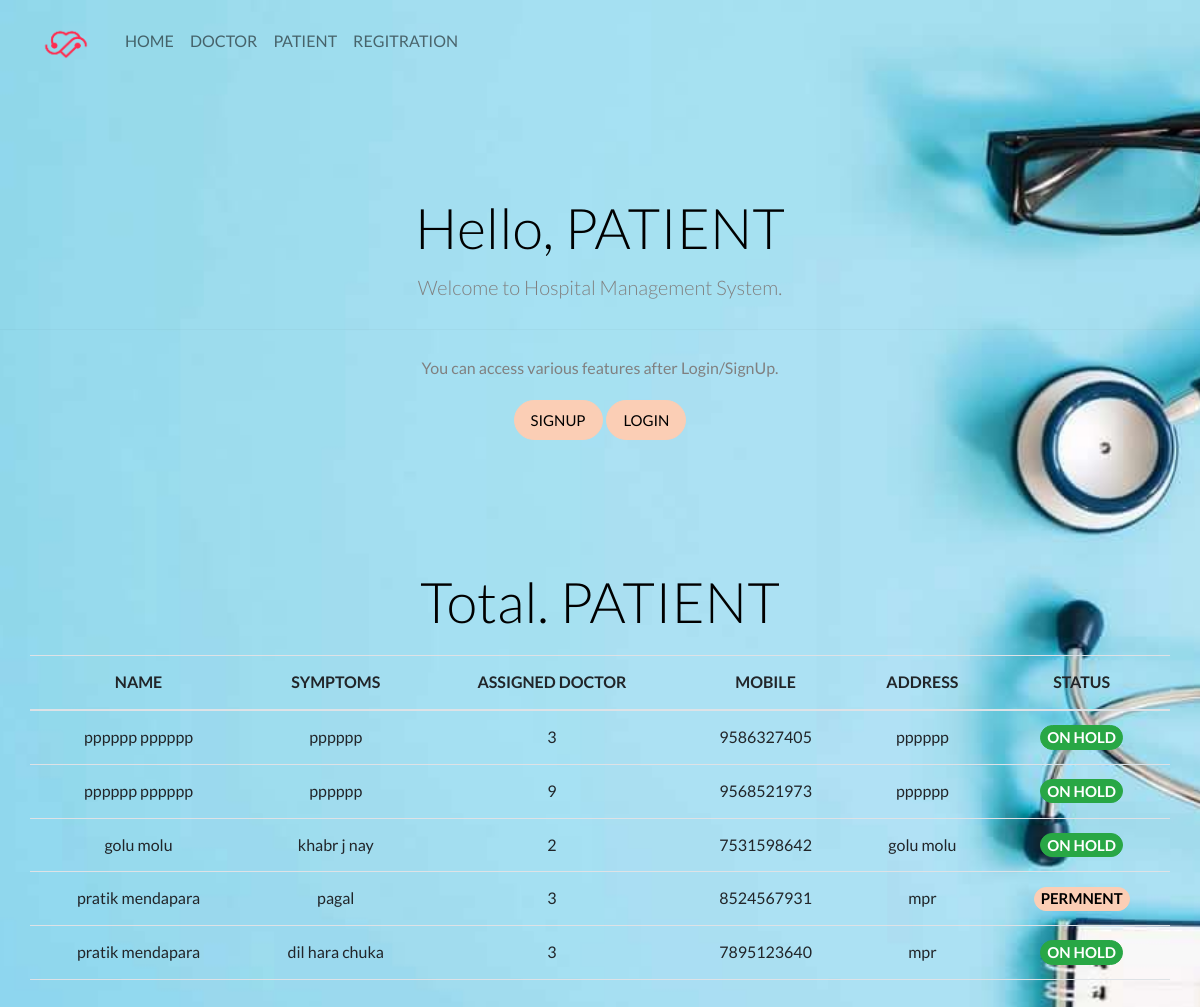
Screenshot of /patientclick with the database file from the repository.
### home/models.py (models this page shows, shortened)
class Patient(models.Model):
    user = models.OneToOneField(User, on_delete=models.CASCADE)
    profile_pic = models.ImageField(
        upload_to='profile_pic/PatientProfilePic/', null=True, blank=True)
    address = models.CharField(max_length=40)
    mobile = models.CharField(max_length=20, null=False)
    symptoms = models.CharField(max_length=100, null=False)
    assignedDoctorId = models.PositiveIntegerField(null=True)
    admitDate = models.DateField(auto_now=True)
    status = models.BooleanField(default=False)
    @property
    def get_name(self):
        return self.user.first_name+" "+self.user.last_name

### home/views.py (the view)
# urls.py: path('patientclick', views.patientclick, name='patientclick'),
def patientclick(request):
    patients = models.Patient.objects.all().order_by('-id')
    p_context = {
        'patients': patients,
    }
    return render(request, "patientclick.html", context=p_context)

### templates/patientclick.html (shortened to what this page needs)
{% include 'base.html' %}
{% load static %}
{% block content %}
<head>
</head>
<body class="img" style="background-image: url(static/bg5.jpg);">
  <section class="ftco-section"style="margin-bottom:0px; text-align:center;">
    <div >
      <h1 class="display-4">Hello, PATIENT</h1>
      <p class="lead">Welcome to Hospital Management System.</p>
      <hr class="my-4">
      <p>You can access various features after Login/SignUp.</p>
      <p class="lead">
        <a class="btn btn-primary btn-lg" href="patientsignup" role="button">SignUp</a>
        <a class="btn btn-primary btn-lg" href="patientlogin" role="button">Login</a>
      </p>
    </div>
    <div class="container ftco-section">
      <h1 class="display-4">Total. PATIENT</h1>
      <div class="row">
        <div class="col-md" style="margin-top:1%;">
            <table class="table table-hover" id="dev_table">
              <thead>
                <tr>
                  <th>NAME</th>
                  <th>SYMPTOMS</th>
                  <th>ASSIGNED DOCTOR</th>
                  <th>MOBILE</th>
                  <th>ADDRESS</th>
                  <th>STATUS</th>
                </tr>
              </thead>
              {% for P in patients %}
              <tr>
                <td>{{P.get_name}}</td>
                <td>{{P.symptoms}}</td>
                <td>{{P.assignedDoctorId}}</td>
                <td>{{P.mobile}}</td>
                <td>{{P.address}}</td>
                  {% if P.status %}
                  <td><span class="btn btn-primary badge">PERMNENT</span></td>
                  {% else %}
                  <td><span class="btn btn-success badge">ON HOLD</span></td>
                  {% endif %}
              </tr>
              {% endfor %}
            </table>
          </div>
        </div>
      </div>
</body>
{% endblock content %}

### rows the page displays
Patient: get_name "pppppp pppppp", symptoms "pppppp", assignedDoctorId "3", mobile "9586327405", address "pppppp", status "ON HOLD"
Patient: get_name "pppppp pppppp", symptoms "pppppp", assignedDoctorId "9", mobile "9568521973", address "pppppp", status "ON HOLD"
Patient: get_name "golu molu", symptoms "khabr j nay", assignedDoctorId "2", mobile "7531598642", address "golu molu", status "ON HOLD"
Patient: get_name "pratik mendapara", symptoms "pagal", assignedDoctorId "3", mobile "8524567931", address "mpr", status "PERMNENT"
Patient: get_name "pratik mendapara", symptoms "dil hara chuka", assignedDoctorId "3", mobile "7895123640", address "mpr", status "ON HOLD"
